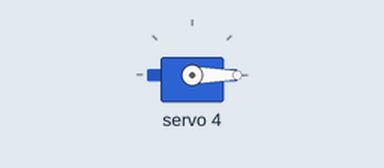
A sketch run on a simulated Arduino Uno, built with avr-gcc and run on an emulated ATmega328P. Parts: servo. What the sketch prints to the serial monitor is not drawn.

Above: at 0.1 s.
At 74.1 s:
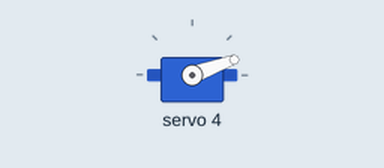
At 127.2 s:
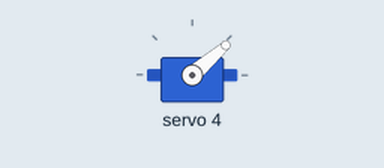
Timing chart, 0 to 130.0 s (numbered marks = the images above):
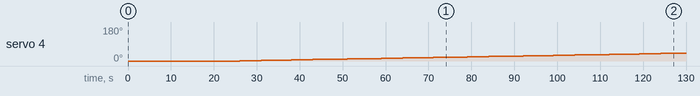

Measured:
- by itself, servo 4: moves from 0° to 42° over 103 s

The sketch:

testgocservo.ino
```cpp
#include <Wire.h>
#include <Adafruit_PWMServoDriver.h>

Adafruit_PWMServoDriver pwm = Adafruit_PWMServoDriver();

#define SERVO_CHANNEL 4 // Thay bằng channel bạn đang thử (4 hoặc 7)
#define STEP 1        // Mỗi lần tăng xung bao nhiêu
#define DELAY_TIME 1000  // Thời gian delay giữa các bước (ms)

void setup() {
  Serial.begin(115200);
  pwm.begin();
  pwm.setOscillatorFrequency(27000000);
  pwm.setPWMFreq(60); // 60Hz phù hợp cho servo
  Wire.setClock(400000);

  Serial.println("Bắt đầu dò vị trí dừng servo...");
}

void loop() {
  for (int pulse = 110; pulse <= 400; pulse += STEP) {
    pwm.setPWM(SERVO_CHANNEL, 0, pulse);
    Serial.print("Pulse: ");
    Serial.println(pulse);
    delay(DELAY_TIME);
  }

  Serial.println("Kết thúc dò. Servo đang ở xung cuối.");
  while (1); // Dừng lại
}
```
